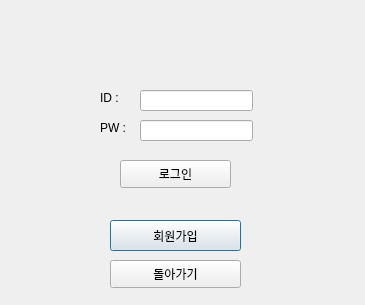
<?xml version="1.0" encoding="UTF-8"?>
<ui version="4.0">
 <class>Dialog</class>
 <widget class="QDialog" name="Dialog">
  <property name="enabled">
   <bool>true</bool>
  </property>
  <property name="geometry">
   <rect>
    <x>0</x>
    <y>0</y>
    <width>365</width>
    <height>305</height>
   </rect>
  </property>
  <property name="sizePolicy">
   <sizepolicy hsizetype="Fixed" vsizetype="Fixed">
    <horstretch>0</horstretch>
    <verstretch>0</verstretch>
   </sizepolicy>
  </property>
  <property name="windowTitle">
   <string>Dialog</string>
  </property>
  <widget class="QLineEdit" name="lineEdit_8">
   <property name="geometry">
    <rect>
     <x>140</x>
     <y>120</y>
     <width>113</width>
     <height>21</height>
    </rect>
   </property>
   <property name="inputMethodHints">
    <set>Qt::ImhSensitiveData</set>
   </property>
  </widget>
  <widget class="QLabel" name="label_7">
   <property name="geometry">
    <rect>
     <x>100</x>
     <y>90</y>
     <width>64</width>
     <height>15</height>
    </rect>
   </property>
   <property name="text">
    <string>ID : </string>
   </property>
  </widget>
  <widget class="QLabel" name="label_8">
   <property name="geometry">
    <rect>
     <x>100</x>
     <y>120</y>
     <width>64</width>
     <height>15</height>
    </rect>
   </property>
   <property name="text">
    <string>PW : </string>
   </property>
  </widget>
  <widget class="QLineEdit" name="lineEdit_7">
   <property name="geometry">
    <rect>
     <x>140</x>
     <y>90</y>
     <width>113</width>
     <height>21</height>
    </rect>
   </property>
  </widget>
  <widget class="QPushButton" name="pushButton_13">
   <property name="geometry">
    <rect>
     <x>110</x>
     <y>220</y>
     <width>131</width>
     <height>31</height>
    </rect>
   </property>
   <property name="text">
    <string>회원가입</string>
   </property>
  </widget>
  <widget class="QPushButton" name="pushButton_12">
   <property name="geometry">
    <rect>
     <x>120</x>
     <y>160</y>
     <width>111</width>
     <height>28</height>
    </rect>
   </property>
   <property name="text">
    <string>로그인</string>
   </property>
  </widget>
  <widget class="QPushButton" name="pushButton_11">
   <property name="geometry">
    <rect>
     <x>110</x>
     <y>260</y>
     <width>131</width>
     <height>28</height>
    </rect>
   </property>
   <property name="text">
    <string>돌아가기</string>
   </property>
  </widget>
 </widget>
 <resources/>
 <connections>
  <connection>
   <sender>pushButton_12</sender>
   <signal>clicked()</signal>
   <receiver>Dialog</receiver>
   <slot>send_login_info()</slot>
   <hints>
    <hint type="sourcelabel">
     <x>167</x>
     <y>168</y>
    </hint>
    <hint type="destinationlabel">
     <x>314</x>
     <y>176</y>
    </hint>
   </hints>
  </connection>
  <connection>
   <sender>pushButton_13</sender>
   <signal>clicked()</signal>
   <receiver>Dialog</receiver>
   <slot>make_account()</slot>
   <hints>
    <hint type="sourcelabel">
     <x>185</x>
     <y>236</y>
    </hint>
    <hint type="destinationlabel">
     <x>334</x>
     <y>237</y>
    </hint>
   </hints>
  </connection>
  <connection>
   <sender>pushButton_11</sender>
   <signal>clicked()</signal>
   <receiver>Dialog</receiver>
   <slot>go_main()</slot>
   <hints>
    <hint type="sourcelabel">
     <x>122</x>
     <y>271</y>
    </hint>
    <hint type="destinationlabel">
     <x>52</x>
     <y>254</y>
    </hint>
   </hints>
  </connection>
 </connections>
 <slots>
  <signal>start()</signal>
  <slot>generate_num()</slot>
  <slot>login()</slot>
  <slot>how_to()</slot>
  <slot>send_login_info()</slot>
  <slot>make_account()</slot>
  <slot>go_main()</slot>
 </slots>
</ui>
